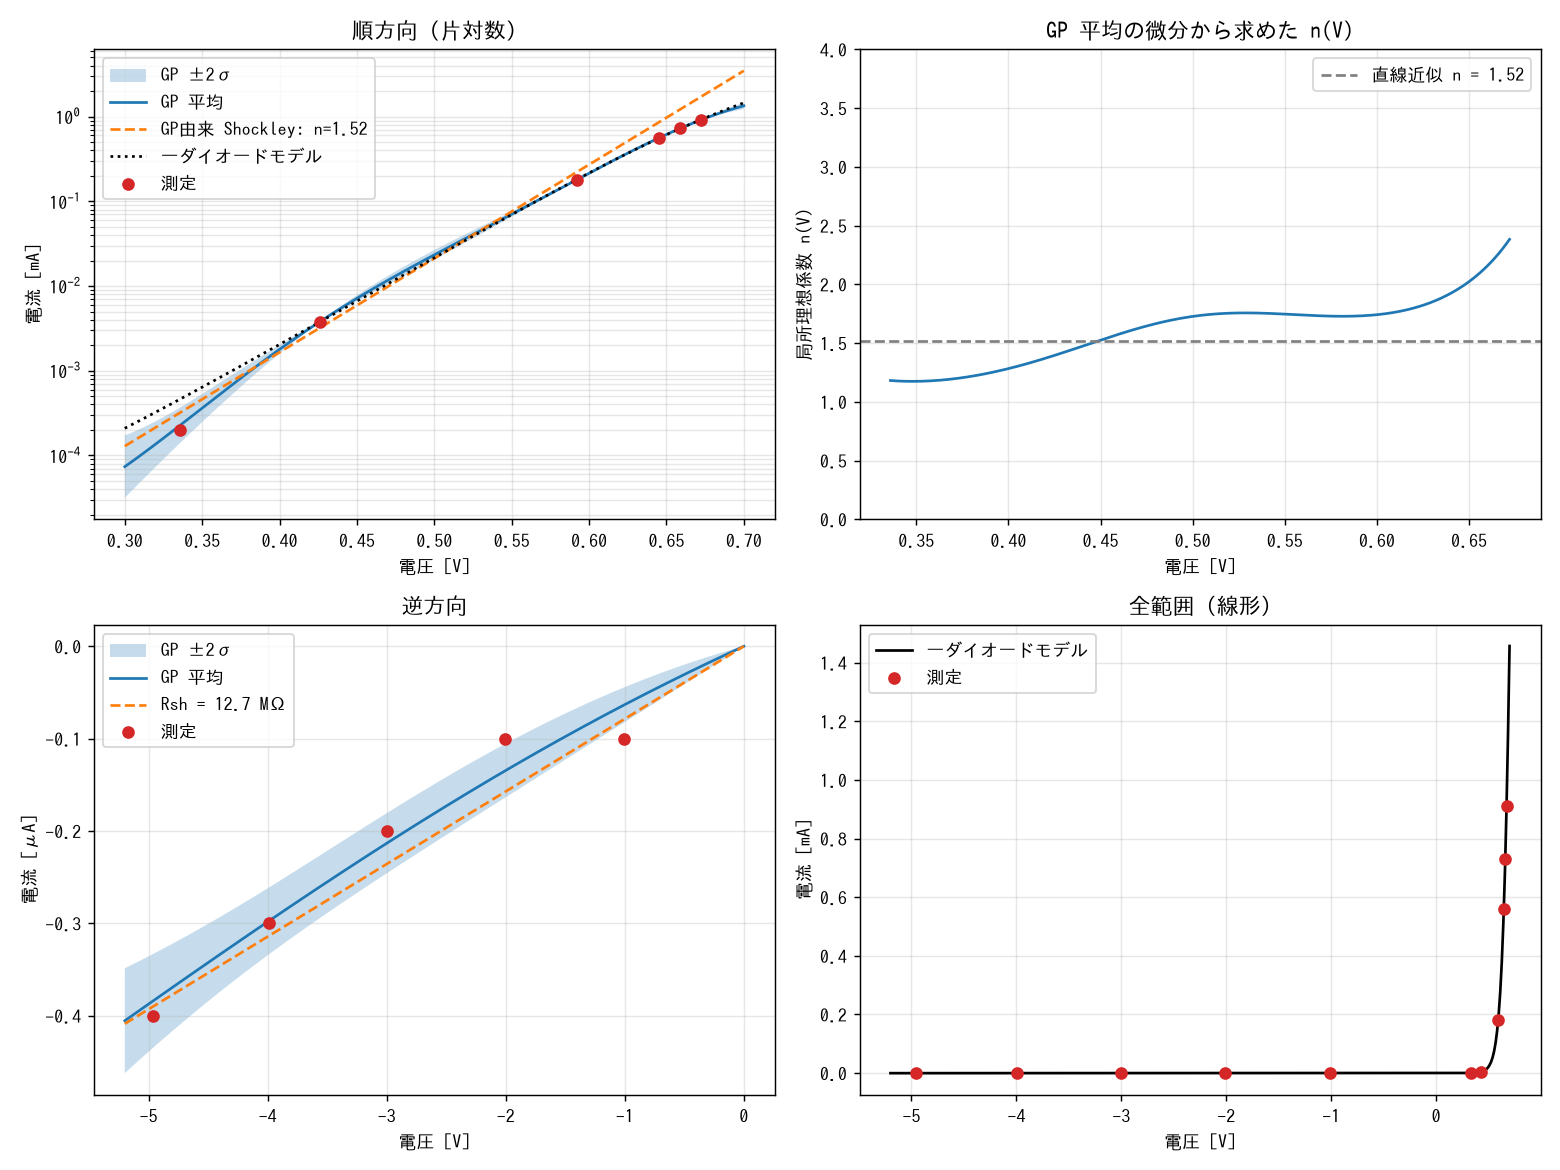

Recreate this plot in Python.
"""暗状態ダイオード I-V データをガウス過程回帰 (GPR) で解析し、式を推定する。

手順
1. 順方向 (V>0): y = ln(I) を GP で回帰。カーネル = 線形 (DotProduct) + RBF、ノイズは分解能から既知として与える。
   ln I が V に対して直線 ⇔ Shockley 式 I = I0 exp(V / (n Vt))。
   GP 事後サンプルごとに直線を当てはめ、n と I0 の分布（不確かさ）を得る。
   さらに GP 平均の微分から局所理想係数 n(V) を求め、高電流側での直列抵抗の効果を確認する。
2. 逆方向 (V<0): I を GP で回帰 (線形 + RBF)。傾きからシャント抵抗 Rsh を推定。
3. 1, 2 で得た値を初期値として一ダイオードモデル
       I = I0 [exp((V - I Rs)/(n Vt)) - 1] + (V - I Rs)/Rsh
   を全データにフィットし、最終的な式とする。
"""
import warnings

import numpy as np
import matplotlib
matplotlib.use("Agg")
import matplotlib.pyplot as plt
from scipy.optimize import brentq, least_squares
from sklearn.exceptions import ConvergenceWarning
from sklearn.gaussian_process import GaussianProcessRegressor
from sklearn.gaussian_process.kernels import (
    ConstantKernel as C, DotProduct, RBF)

plt.rcParams["font.family"] = "IPAGothic"
# 点数が少ないためハイパーパラメータが境界に張り付く警告は表示しない
warnings.filterwarnings("ignore", category=ConvergenceWarning)

K_B, Q = 1.380649e-23, 1.602176634e-19
T = 300.0
VT = K_B * T / Q  # 熱電圧 ≈ 25.85 mV

data = np.loadtxt("data/dark_iv.csv", delimiter=",", skiprows=1)
V_all, I_all = data[:, 0], data[:, 1] * 1e-3  # A
fwd, rev = V_all > 0, V_all < 0
Vf, If = V_all[fwd], I_all[fwd]
Vr, Ir = V_all[rev], I_all[rev]
rng = np.random.default_rng(0)

# ---------------------------------------------------------------- 1. 順方向 GP
# 測定ノイズは既知として与える: 電流計の分解能 0.0001 mA (±半分) と相対誤差 1 %
RES = 0.5 * 0.0001e-3  # A
yf = np.log(If)
var_lnI = (RES / If) ** 2 + 0.01 ** 2
kf = (C(1.0, (1e-8, 1e5)) * DotProduct(sigma_0=1.0, sigma_0_bounds=(1e-3, 1e3))
      + C(0.1) * RBF(length_scale=0.2, length_scale_bounds=(0.05, 10)))
# normalize_y=True では alpha も正規化後の尺度で解釈されるため y の分散で割る
gp_f = GaussianProcessRegressor(kf, alpha=var_lnI / yf.var(), normalize_y=True,
                                n_restarts_optimizer=20, random_state=0)
gp_f.fit(Vf[:, None], yf)

Vg = np.linspace(0.30, 0.70, 401)
mu_f, sd_f = gp_f.predict(Vg[:, None], return_std=True)

# 局所理想係数 n(V) = 1 / (Vt d lnI/dV)
slope = np.gradient(mu_f, Vg)
n_local = 1.0 / (VT * slope)

# 事後サンプル → 直線当てはめ (低電流域 0.33–0.60 V: 直列抵抗の影響が小さい領域)
samples = gp_f.sample_y(Vg[:, None], n_samples=2000, random_state=1)
lin = (Vg >= 0.33) & (Vg <= 0.60)
coef = np.polyfit(Vg[lin], samples[lin], 1)  # (2, n_samples)
n_s = 1.0 / (VT * coef[0])
I0_s = np.exp(coef[1])

def ci(x):
    lo, med, hi = np.percentile(x, [2.5, 50, 97.5])
    return med, lo, hi

n_med, n_lo, n_hi = ci(n_s)
I0_med, I0_lo, I0_hi = ci(I0_s)

# ---------------------------------------------------------------- 2. 逆方向 GP
Ir_uA = Ir * 1e6
kr = (C(1.0) * DotProduct(sigma_0=1.0, sigma_0_bounds=(1e-8, 1e3))
      + C(0.1) * RBF(length_scale=2.0, length_scale_bounds=(0.5, 50)))
# 分解能 0.1 µA の量子化誤差 (一様分布の標準偏差 0.1/√12 µA)
gp_r = GaussianProcessRegressor(kr, alpha=(0.1 / np.sqrt(12)) ** 2 / Ir_uA.var(),
                                normalize_y=True, n_restarts_optimizer=20,
                                random_state=0)
# 物理的拘束 I(0) = 0 を擬似観測点として追加
gp_r.alpha = np.append(np.full(len(Vr), gp_r.alpha), 1e-6)
gp_r.fit(np.append(Vr, 0.0)[:, None], np.append(Ir_uA, 0.0))
Vgr = np.linspace(-5.2, 0.0, 300)
mu_r, sd_r = gp_r.predict(Vgr[:, None], return_std=True)
samp_r = gp_r.sample_y(Vgr[:, None], n_samples=2000, random_state=2)
g_s = np.polyfit(Vgr, samp_r, 1)[0] * 1e-6  # コンダクタンス [S]
Rsh_s = 1.0 / g_s[g_s > 0]
Rsh_med, Rsh_lo, Rsh_hi = ci(Rsh_s)

# ---------------------------------------------------------------- 3. 一ダイオードモデル
def diode_I(V, I0, n, Rs, Rsh):
    """陰関数 I = I0[exp((V-IRs)/nVt)-1] + (V-IRs)/Rsh を数値的に解く。"""
    V = np.atleast_1d(V)
    out = np.empty_like(V, dtype=float)
    for k, v in enumerate(V):
        f = lambda i: I0 * np.expm1(np.minimum((v - i * Rs) / (n * VT), 700)) + (v - i * Rs) / Rsh - i
        hi = max(abs(v) / max(Rs, 1e-9), 1.0)
        out[k] = brentq(f, -hi, hi, xtol=1e-18)
    return out

def resid(p):
    I0, n, Rs, Rsh = np.exp(p[0]), p[1], p[2], np.exp(p[3])
    Im = diode_I(V_all, I0, n, Rs, Rsh)
    # 桁が大きく違うので asinh (≒ 対数) スケールで残差をとり、分解能由来の誤差で重み付け
    s = 1e-9
    sig = np.sqrt((RES / np.abs(I_all)) ** 2 + 0.01 ** 2)
    return (np.arcsinh(Im / s) - np.arcsinh(I_all / s)) / sig

p0 = [np.log(I0_med), n_med, 1.0, np.log(Rsh_med)]
fit = least_squares(resid, p0, bounds=([-60, 0.8, 0.0, np.log(1e4)],
                                       [0, 4.0, 200.0, np.log(1e10)]))
I0_fit, n_fit, Rs_fit, Rsh_fit = (np.exp(fit.x[0]), fit.x[1], fit.x[2],
                                  np.exp(fit.x[3]))

# ---------------------------------------------------------------- 出力
print(f"熱電圧 Vt = {VT*1e3:.2f} mV (T = {T:.0f} K)\n")
print("[1] 順方向 GP (ln I)")
print(f"  学習カーネル: {gp_f.kernel_}")
print(f"  n  = {n_med:.3f}  (95% CI {n_lo:.3f} – {n_hi:.3f})")
print(f"  I0 = {I0_med:.3e} A  (95% CI {I0_lo:.2e} – {I0_hi:.2e})")
for v in (0.35, 0.45, 0.55, 0.62, 0.67):
    j = np.argmin(abs(Vg - v))
    print(f"  局所 n({v:.2f} V) = {n_local[j]:.2f}")
print("\n[2] 逆方向 GP (I)")
print(f"  学習カーネル: {gp_r.kernel_}")
print(f"  Rsh = {Rsh_med/1e6:.1f} MΩ  (95% CI {Rsh_lo/1e6:.1f} – {Rsh_hi/1e6:.1f})")
print("\n[3] 一ダイオードモデル (GP 値を初期値に全点フィット)")
print(f"  I0 = {I0_fit:.3e} A, n = {n_fit:.3f}, Rs = {Rs_fit:.2f} Ω, "
      f"Rsh = {Rsh_fit/1e6:.2f} MΩ")
print("\n  V[V]    I_meas[mA]   I_model[mA]   I_GP[mA]")
I_model = diode_I(V_all, I0_fit, n_fit, Rs_fit, Rsh_fit)
for v, im, ip in zip(V_all, I_all, I_model):
    if v > 0:
        ig = np.exp(gp_f.predict([[v]])[0]) * 1e3
    else:
        ig = gp_r.predict([[v]])[0] * 1e-3
    print(f"  {v:7.3f}  {im*1e3:10.4g}  {ip*1e3:12.4g}  {ig:10.4g}")

# ---------------------------------------------------------------- 図
fig, ax = plt.subplots(2, 2, figsize=(12, 9))

a = ax[0, 0]
a.fill_between(Vg, np.exp(mu_f - 2 * sd_f) * 1e3, np.exp(mu_f + 2 * sd_f) * 1e3,
               alpha=0.25, label="GP ±2σ")
a.semilogy(Vg, np.exp(mu_f) * 1e3, label="GP 平均")
a.semilogy(Vg, I0_med * np.exp(Vg / (n_med * VT)) * 1e3, "--",
           label=f"GP由来 Shockley: n={n_med:.2f}")
Vm = np.linspace(0.30, 0.70, 200)
a.semilogy(Vm, diode_I(Vm, I0_fit, n_fit, Rs_fit, Rsh_fit) * 1e3, ":k",
           label="一ダイオードモデル")
a.semilogy(Vf, If * 1e3, "o", color="C3", label="測定")
a.set(xlabel="電圧 [V]", ylabel="電流 [mA]", title="順方向 (片対数)")
a.legend(); a.grid(which="both", alpha=0.3)

a = ax[0, 1]
meas = (Vg >= Vf.min()) & (Vg <= Vf.max())  # 外挿域は除く
a.plot(Vg[meas], n_local[meas])
a.axhline(n_med, ls="--", color="gray", label=f"直線近似 n = {n_med:.2f}")
a.set(xlabel="電圧 [V]", ylabel="局所理想係数 n(V)",
      title="GP 平均の微分から求めた n(V)", ylim=(0, 4))
a.legend(); a.grid(alpha=0.3)

a = ax[1, 0]
a.fill_between(Vgr, mu_r - 2 * sd_r, mu_r + 2 * sd_r, alpha=0.25, label="GP ±2σ")
a.plot(Vgr, mu_r, label="GP 平均")
a.plot(Vgr, Vgr / Rsh_med * 1e6, "--", label=f"Rsh = {Rsh_med/1e6:.1f} MΩ")
a.plot(Vr, Ir_uA, "o", color="C3", label="測定")
a.set(xlabel="電圧 [V]", ylabel="電流 [μA]", title="逆方向")
a.legend(); a.grid(alpha=0.3)

a = ax[1, 1]
Vfull = np.linspace(-5.2, 0.7, 400)
a.plot(Vfull, diode_I(Vfull, I0_fit, n_fit, Rs_fit, Rsh_fit) * 1e3, "k",
       label="一ダイオードモデル")
a.plot(V_all, I_all * 1e3, "o", color="C3", label="測定")
a.set(xlabel="電圧 [V]", ylabel="電流 [mA]", title="全範囲 (線形)")
a.legend(); a.grid(alpha=0.3)

fig.tight_layout()
fig.savefig("gp_diode.png", dpi=130)
print("\n図を gp_diode.png に保存しました")
